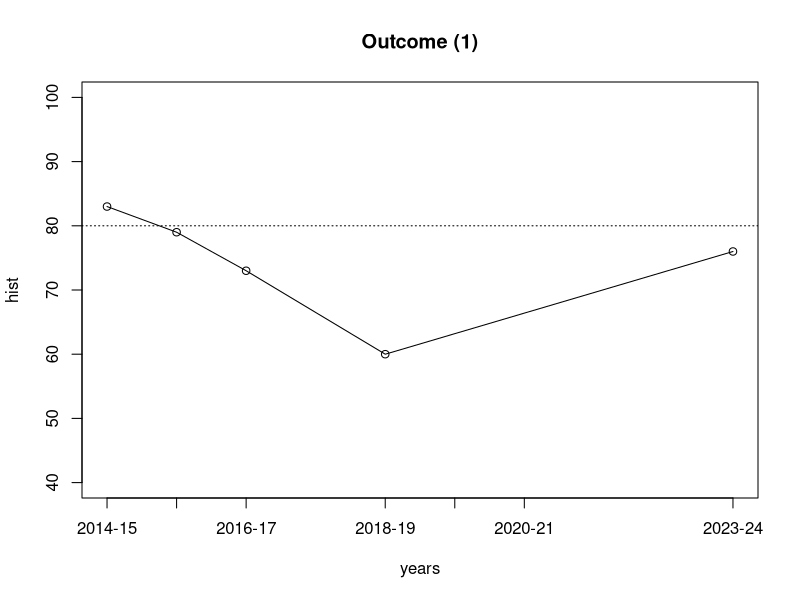
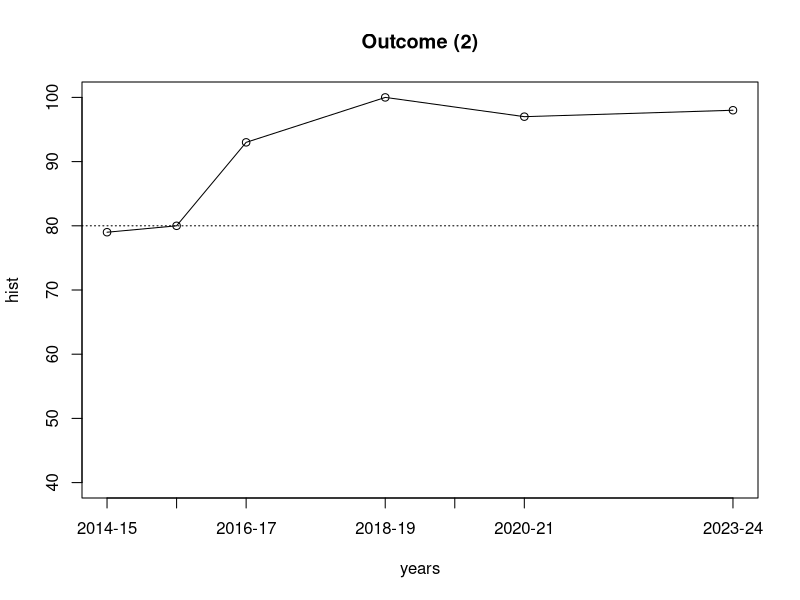
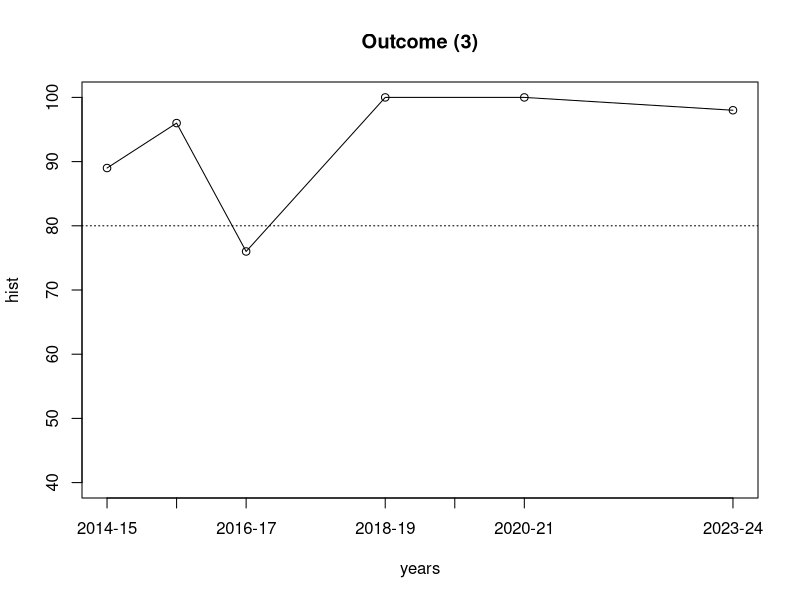
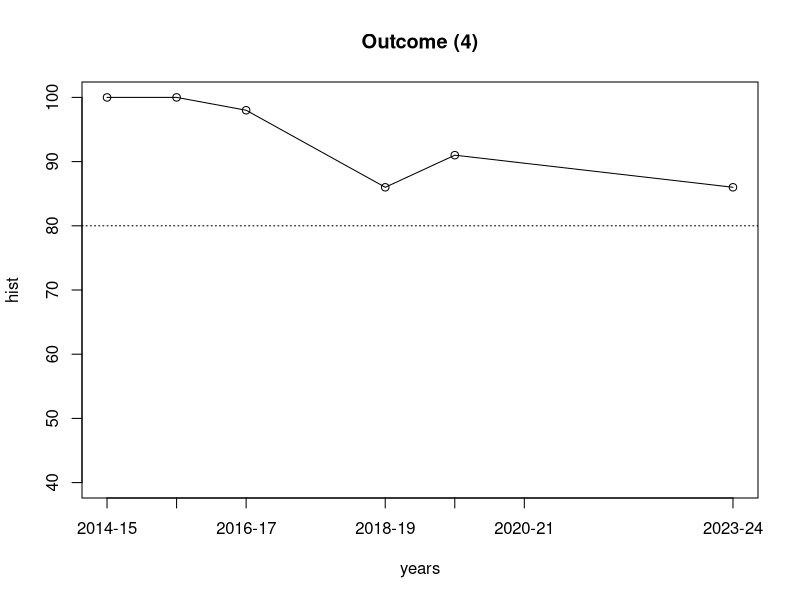
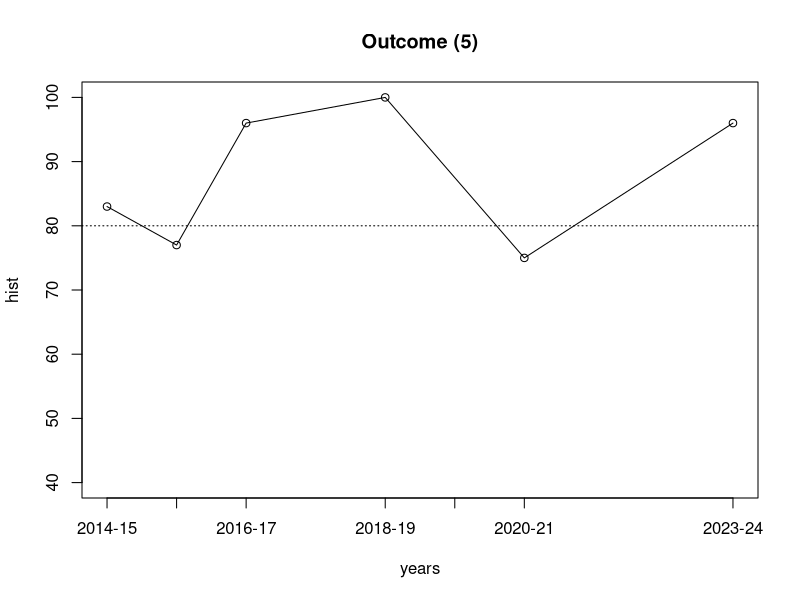
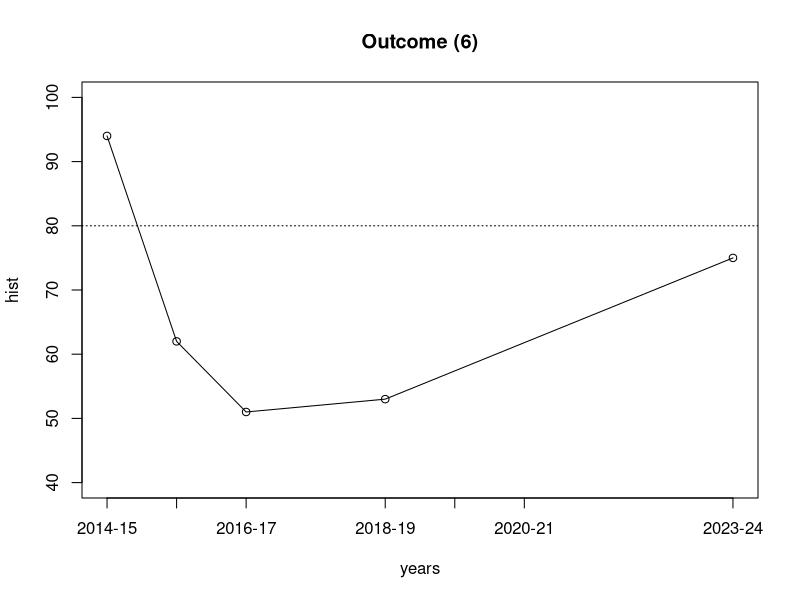

R code for these plots, in order:
## ---- chunk 1
num.excelled <- c(
    a1=0+0, a2=0, a3=0, a4=0, a5=0, a6=0,
    b1=11, b2=23+8,
    c1=37, c2=37, c3=23+37, c4=37, c5=36, 
    d1=30, d2=37, d3=29, d4=29, d5=29,
    e1=14, e2=0, e3=0, e4=14, e5=0,
    f1=33, f2=31, f3=31,
    g1=0, g2=0,
    h1=0, h2=0, h3=0,
    i1=0, i2=0, i3=0, i4=0,
    j1=8, j2=8, j3=7, j4=18, j5=9,
    k1=0, k2=0+0+0+0, k3=0, k4=0)
num.mastered <- c(
    a1=0+0, a2=0, a3=0, a4=0, a5=0, a6=0,
    b1=13, b2=24+1,
    c1=3, c2=3, c3=24+3, c4=3, c5=3, 
    d1=7, d2=7, d3=6, d4=6, d5=5,
    e1=4, e2=0, e3=0, e4=4, e5=0,
    f1=3, f2=5, f3=5,
    g1=0, g2=0,
    h1=0, h2=0, h3=0,
    i1=0, i2=0, i3=0, i4=0,
    j1=16, j2=12, j3=5, j4=6, j5=9,
    k1=0, k2=0+0+0+0, k3=0, k4=0)
num.partially.mastered <- c(
    a1=0+0, a2=0, a3=0, a4=0, a5=0, a6=0,
    b1=2, b2=0+3,
    c1=0, c2=0, c3=2+0, c4=0, c5=0, 
    d1=0, d2=0, d3=2, d4=2, d5=3,
    e1=2, e2=0, e3=0, e4=2, e5=0,
    f1=0, f2=0, f3=0,
    g1=0, g2=0,
    h1=0, h2=0, h3=0,
    i1=0, i2=0, i3=0, i4=0,
    j1=4, j2=6, j3=0, j4=1, j5=6,
    k1=0, k2=0+0+0+0, k3=0, k4=0)
num.below.expectations <- c(
    a1=0+0, a2=0, a3=0, a4=0, a5=0, a6=0,
    b1=3, b2=4+14,
    c1=0, c2=0, c3=2+0, c4=0, c5=1, 
    d1=0, d2=0, d3=0, d4=0, d5=0,
    e1=1, e2=0, e3=0, e4=1, e5=0,
    f1=1, f2=1, f3=1,
    g1=0, g2=0,
    h1=0, h2=0, h3=0,
    i1=0, i2=0, i3=0, i4=0,
    j1=1, j2=3, j3=6, j4=2, j5=4,
    k1=0, k2=0+0+0+0, k3=0, k4=0)

num.excelled['a'] <- sum(num.excelled[paste('a', 1:6, sep="")])
num.excelled['b'] <- sum(num.excelled[paste('b', 1:2, sep="")])
num.excelled['c'] <- sum(num.excelled[paste('c', 1:5, sep="")])
num.excelled['d'] <- sum(num.excelled[paste('d', 1:5, sep="")])
num.excelled['e'] <- sum(num.excelled[paste('e', 1:5, sep="")])
num.excelled['f'] <- sum(num.excelled[paste('f', 1:3, sep="")])
num.excelled['g'] <- sum(num.excelled[paste('g', 1:2, sep="")])
num.excelled['h'] <- sum(num.excelled[paste('h', 1:3, sep="")])
num.excelled['i'] <- sum(num.excelled[paste('i', 1:4, sep="")])
num.excelled['j'] <- sum(num.excelled[paste('j', 1:5, sep="")])
num.excelled['k'] <- sum(num.excelled[paste('k', 1:4, sep="")])

num.mastered['a'] <- sum(num.mastered[paste('a', 1:6, sep="")])
num.mastered['b'] <- sum(num.mastered[paste('b', 1:2, sep="")])
num.mastered['c'] <- sum(num.mastered[paste('c', 1:5, sep="")])
num.mastered['d'] <- sum(num.mastered[paste('d', 1:5, sep="")])
num.mastered['e'] <- sum(num.mastered[paste('e', 1:5, sep="")])
num.mastered['f'] <- sum(num.mastered[paste('f', 1:3, sep="")])
num.mastered['g'] <- sum(num.mastered[paste('g', 1:2, sep="")])
num.mastered['h'] <- sum(num.mastered[paste('h', 1:3, sep="")])
num.mastered['i'] <- sum(num.mastered[paste('i', 1:4, sep="")])
num.mastered['j'] <- sum(num.mastered[paste('j', 1:5, sep="")])
num.mastered['k'] <- sum(num.mastered[paste('k', 1:4, sep="")])

num.partially.mastered['a'] <- sum(num.partially.mastered[paste('a', 1:6, sep="")])
num.partially.mastered['b'] <- sum(num.partially.mastered[paste('b', 1:2, sep="")])
num.partially.mastered['c'] <- sum(num.partially.mastered[paste('c', 1:5, sep="")])
num.partially.mastered['d'] <- sum(num.partially.mastered[paste('d', 1:5, sep="")])
num.partially.mastered['e'] <- sum(num.partially.mastered[paste('e', 1:5, sep="")])
num.partially.mastered['f'] <- sum(num.partially.mastered[paste('f', 1:3, sep="")])
num.partially.mastered['g'] <- sum(num.partially.mastered[paste('g', 1:2, sep="")])
num.partially.mastered['h'] <- sum(num.partially.mastered[paste('h', 1:3, sep="")])
num.partially.mastered['i'] <- sum(num.partially.mastered[paste('i', 1:4, sep="")])
num.partially.mastered['j'] <- sum(num.partially.mastered[paste('j', 1:5, sep="")])
num.partially.mastered['k'] <- sum(num.partially.mastered[paste('k', 1:4, sep="")])

num.below.expectations['a'] <- sum(num.below.expectations[paste('a', 1:6, sep="")])
num.below.expectations['b'] <- sum(num.below.expectations[paste('b', 1:2, sep="")])
num.below.expectations['c'] <- sum(num.below.expectations[paste('c', 1:5, sep="")])
num.below.expectations['d'] <- sum(num.below.expectations[paste('d', 1:5, sep="")])
num.below.expectations['e'] <- sum(num.below.expectations[paste('e', 1:5, sep="")])
num.below.expectations['f'] <- sum(num.below.expectations[paste('f', 1:3, sep="")])
num.below.expectations['g'] <- sum(num.below.expectations[paste('g', 1:2, sep="")])
num.below.expectations['h'] <- sum(num.below.expectations[paste('h', 1:3, sep="")])
num.below.expectations['i'] <- sum(num.below.expectations[paste('i', 1:4, sep="")])
num.below.expectations['j'] <- sum(num.below.expectations[paste('j', 1:5, sep="")])
num.below.expectations['k'] <- sum(num.below.expectations[paste('k', 1:4, sep="")])

get.excelled <- function (key) {
    pct <- num.excelled[[key]] / (num.excelled[[key]] + num.mastered[[key]] + num.partially.mastered[[key]] + num.below.expectations[[key]])
    if (is.nan(pct)) {
      pct = NA
    }
    return (round(100*pct))
}
get.mastered <- function (key) {
    pct <- num.mastered[[key]] / (num.excelled[[key]] + num.mastered[[key]] + num.partially.mastered[[key]] + num.below.expectations[[key]])
    if (is.nan(pct)) {
      pct = NA
    }
    return (round(100*pct))
}
get.partially.mastered <- function (key) {
    pct <- num.partially.mastered[[key]] / (num.excelled[[key]] + num.mastered[[key]] + num.partially.mastered[[key]] + num.below.expectations[[key]])
    if (is.nan(pct)) {
      pct = NA
    }
    return (round(100*pct))
}
get.below.expectations <- function (key) {
    pct <- num.below.expectations[[key]] / (num.excelled[[key]] + num.mastered[[key]] + num.partially.mastered[[key]] + num.below.expectations[[key]])
    if (is.nan(pct)) {
      pct = NA
    }
    return (round(100*pct))
}
num.assessed <- function (key) {
    num <- round((num.excelled[[key]] + num.mastered[[key]] + num.partially.mastered[[key]] + num.below.expectations[[key]]))
    return (num)
}

history.excelled <- data.frame(
    a=c(62,  45,  61, NA, NA, NA, get.excelled('a')),
    b=c(69,  46,  34, 29, NA, NA, get.excelled('b')),
    c=c(71,  58,  31, 54, NA, 58, get.excelled('c')),
    d=c(66,  53,  12, 71, NA, 41, get.excelled('d')),
    e=c(20,  98,  92, 68, 49, NA, get.excelled('e')),
    f=c(83,  67,  22, 47, NA, 67, get.excelled('f')),
    g=c(20, 100,  NA, NA, NA, NA, get.excelled('g')),
    h=c(20,  81,  NA, NA, NA, NA, get.excelled('h')),
    i=c(67,  56,  70, NA, NA, NA, get.excelled('i')),
    j=c(79,  36,  34, 31, NA, NA, get.excelled('j')),
    k=c(49,  74,  NA, NA, NA, NA, get.excelled('k')))
history.mastered <- data.frame(
    a=c(10, 35,  10, NA, NA, NA, get.mastered('a')),
    b=c(14, 33,  39, 31, NA, NA, get.mastered('b')),
    c=c( 8, 22,  62, 46, NA, 39, get.mastered('c')),
    d=c(17, 24,  84, 29, NA, 34, get.mastered('d')),
    e=c(80,  2,   6, 18, 42, NA, get.mastered('e')),
    f=c( 6, 29,  54, 53, NA, 33, get.mastered('f')),
    g=c(80,  0,  NA, NA, NA, NA, get.mastered('g')),
    h=c(80, 10,  NA, NA, NA, NA, get.mastered('h')),
    i=c(24, 26,  23, NA, NA, NA, get.mastered('i')),
    j=c(15, 26,  17, 22, NA, NA, get.mastered('j')),
    k=c(15,  8,  NA, NA, NA, NA, get.mastered('k')))
history.partially.mastered <- data.frame(
    a=c(12,  9,  12, NA, NA, NA, get.partially.mastered('a')),
    b=c(10, 15,   7, 31, NA, NA, get.partially.mastered('b')),
    c=c(11,  9,   4,  0, NA,  3, get.partially.mastered('c')),
    d=c( 7, 19,   3,  0, NA, 25, get.partially.mastered('d')),
    e=c( 0,  0,   0, 12,  8, NA, get.partially.mastered('e')),
    f=c(11,  4,  21,  0, NA,  0, get.partially.mastered('f')),
    g=c( 0,  0,  NA, NA, NA, NA, get.partially.mastered('g')),
    h=c( 0,  9,  NA, NA, NA, NA, get.partially.mastered('h')),
    i=c( 3, 10,   2, NA, NA, NA, get.partially.mastered('i')),
    j=c( 2, 17,  31, 28, NA, NA, get.partially.mastered('j')),
    k=c(24,  2,  NA, NA, NA, NA, get.partially.mastered('k')))
history.below.expectations <- data.frame(
    a=c(16, 11,  18, NA, NA, NA, get.below.expectations('a')),
    b=c( 7,  6,  20,  9, NA, NA, get.below.expectations('b')),
    c=c(10, 11,   3,  0, NA,  0, get.below.expectations('c')),
    d=c(10,  4,   1,  1, NA,  0, get.below.expectations('d')),
    e=c( 0,  0,   2,  0,  2, NA, get.below.expectations('e')),
    f=c( 0,  0,   2,  0, NA,  0, get.below.expectations('f')),
    g=c( 0,  0,  NA, NA, NA, NA, get.below.expectations('g')),
    h=c( 0,  0,  NA, NA, NA, NA, get.below.expectations('h')),
    i=c( 6,  7,   5, NA, NA, NA, get.below.expectations('i')),
    j=c( 4, 21,  18, 19, NA, NA, get.below.expectations('j')),
    k=c(12, 16,  NA, NA, NA, NA, get.below.expectations('k')))

history.pass <- history.excelled + history.mastered
history.fail <- history.partially.mastered + history.below.expectations

penultimate.value <- function(df, colidx) {
  nr = nrow(df) - 1
  while (nr > 0) {
    if (!is.na(df[nr,colidx])) {
      return (df[nr,colidx])
    }
    nr <- nr - 1
  }
  return (NA)
}
## ---- chunk 2

years <- c(2015, 2016, 2017, 2019, 2020, 2021, 2024)
year_labels = c('2014-15', '2015-16', '2016-17', '2018-19', '2019-20', '2020-21', '2023-24')
outcome_map=c('b', 'c', 'f', 'e', 'd', 'j')
for (idx in c(1, 2, 3, 4, 5, 6)) {
  # png(paste("outcome-", idx, ".png", sep=""))
  outcome = outcome_map[idx]
  hist <- c(history.pass[1, outcome], history.pass[2, outcome], history.pass[3, outcome], history.pass[4, outcome], history.pass[5, outcome], history.pass[6, outcome], history.pass[7, outcome])
  plot(years, hist, xaxt="n", ylim=c(40,100))
  abline(h=80, lty=3) 
  lines(approx(years, hist, c(2015, 2016, 2017, 2019, 2020, 2021, 2024)))
  axis(side=1, at=years, labels=year_labels)
  title(paste('Outcome (',  idx, ')', sep=""))
  # dev.off()
}

